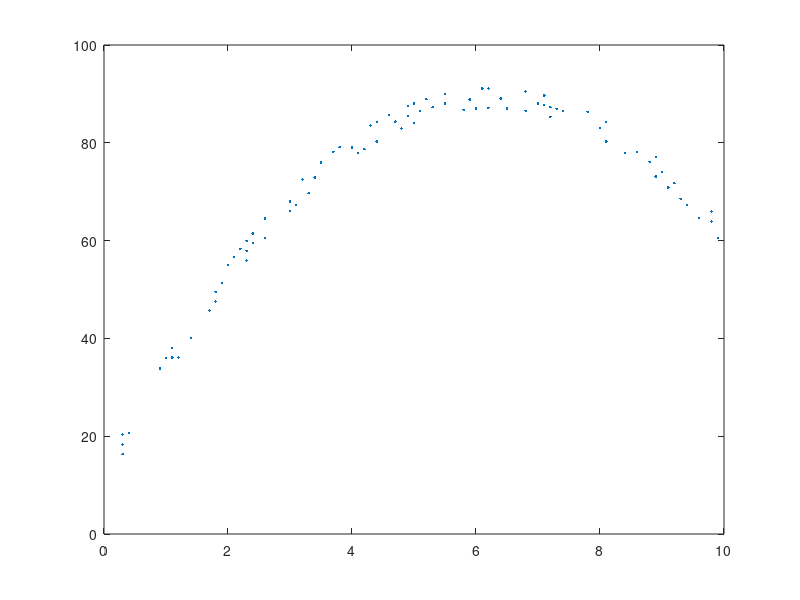
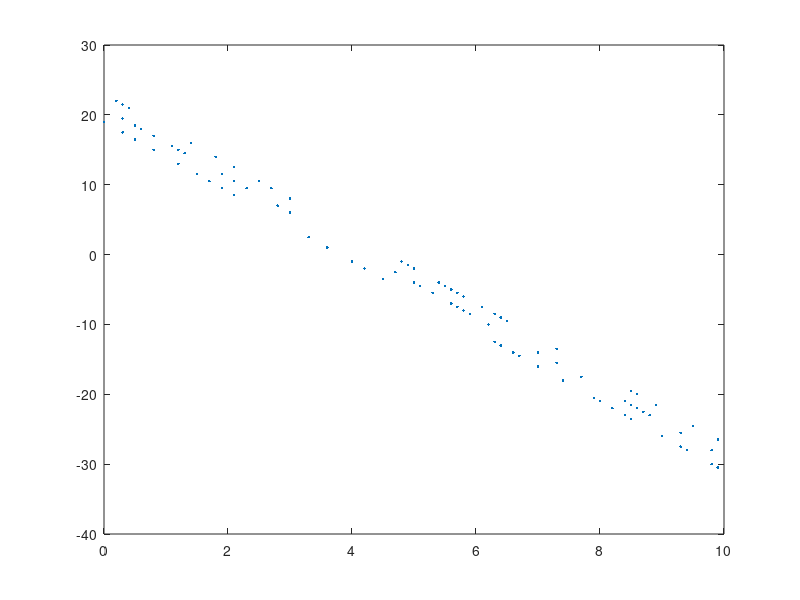

Reproduce these figures in MATLAB, in order.
%% Data Set 1
%%%%%  data 1  %%%%%
t = [6.4 3.8 8.1 5.3 3.5 9.4 8.8 5.5 6.2 5.9 2.1 3.0 4.7 2.3 8.4 1.9 ...
     2.3 1.7 2.3 4.4 3.1 9.2 4.3 1.8 9.0 9.8 4.4 1.1 2.6 4.1 5.9 2.6 ...
     6.0 7.1 2.2 1.2 3.0 3.2 4.2 5.1 0.9 2.6 8.0 0.3 9.3 7.3 4.9 5.8 ...
     2.4 4.6 9.6 5.5 5.2 2.3 4.9 6.2 6.8 4.0 3.7 9.9 0.4 8.9 9.1 8.0 ...
     1.0 2.6 3.4 6.8 1.4 7.2 1.1 6.5 4.9 7.8 7.2 9.0 8.9 3.3 7.0 2.0 ...
     0.3 7.4 5.0 4.8 9.0 6.1 6.2 8.6 8.1 5.8 1.8 2.4 8.9 0.3 4.9 1.7 ...
     9.8 7.1 5.0 4.7]';
f = [89.08 79.12 80.28 87.32 76.00 67.28 76.12 90.00 87.12 88.88 ...
     56.68 66.00 84.32 59.92 77.88 51.28 59.92 45.72 57.92 84.28 ...
     67.28 71.72 83.52 47.52 74.00 65.92 80.28 36.08 64.48 77.88 ...
     88.88 64.48 87.00 87.68 58.32 36.12 68.00 72.52 78.72 86.48 ...
     33.88 60.48 83.00 20.32 68.52 86.92 87.48 86.72 59.48 85.68 ...
     64.68 88.00 88.92 55.92 85.48 91.12 86.52 79.00 78.12 60.48 ...
     20.68 77.08 70.88 83.00 36.00 60.48 72.88 90.52 40.08 87.32 ...
     38.08 87.00 85.48 86.32 85.32 74.00 77.08 69.72 88.00 55.00 ...
     16.32 86.48 88.00 82.92 74.00 91.08 87.12 78.08 84.28 86.72 ...
     49.52 61.48 73.08 18.32 87.48 45.72 63.92 89.68 84.00 84.32]';
 size_t = size(t);
 figure(1)
 plot(t,f,'.');
 for i = 1:2
     for j= 1:size_t(1)
         
         if i == 1
            L(j,i) = 1;
         end

         if i == 2
             L(j,i) = t(j);
         end

     end
     
 end
 
 for i = 1:3
     for j= 1:size_t(1)
         
         if i == 1
            Q(j,i) = 1;
         end

         if i == 2
             Q(j,i) = t(j);
         end
         
         if i == 3
             Q(j,i) = t(j)*t(j);
         end

     end
     
 end
 
 d1_linear_x = L\f;
 d1_quadratic_x = Q\f;
 d1_norm_linear = norm(f-L*d1_linear_x);
 d1_norm_quadratic = norm(f-Q*d1_quadratic_x);
%% Data Set 2
%%%%%  data 2  %%%%%
t2 = [8.5 5.6 9.3 7.0 5.8 8.2 8.8 9.9 0.0 8.7 6.1 9.9 5.3 4.8 8.0 2.3 ...
     5.0 9.0 5.7 8.5 7.4 5.9 2.5 6.7 0.8 6.3 6.6 7.3 8.9 9.8 7.7 5.8 ...
     9.3 5.8 0.2 1.2 8.6 4.8 8.4 2.1 5.5 6.3 0.3 6.1 3.6 0.5 4.9 1.9 ...
     1.2 2.1 1.5 1.9 0.4 6.4 2.8 5.4 7.0 5.0 5.4 4.5 1.2 4.9 8.5 8.7 ...
     2.7 2.1 5.6 6.4 4.2 2.1 9.5 0.8 1.1 1.4 1.7 6.2 5.7 0.5 9.3 7.3 ...
     7.4 0.6 8.6 9.3 9.8 8.6 7.9 5.1 1.8 4.0 1.3 0.3 9.4 3.0 3.0 3.3 ...
     4.7 6.5 0.3 8.4]';
f2 = [-21.5 -5.0 -27.5 -14.0 -6.0 -22.0 -23.0 -26.5 19.0 -22.5 -7.5 ...
     -30.5 -5.5 -1.0 -21.0 9.5 -2.0 -26.0 -7.5 -19.5 -18.0 -8.5    ...
     10.5 -14.5 17.0 -8.5 -14.0 -15.5 -21.5 -30.0 -17.5 -6.0 -27.5 ...
     -8.0 22.0 13.0 -22.0 -1.0 -23.0 10.5 -4.5 -12.5 19.5 -7.5 1.0 ...
     18.5 -1.5 9.5 15.0 12.5 11.5 11.5 21.0 -13.0 7.0 -4.0 -16.0   ...
     -4.0 -4.0 -3.5 15.0 -1.5 -23.5 -22.5 9.5 8.5 -7.0 -9.0 -2.0   ...
     10.5 -24.5 15.0 15.5 16.0 10.5 -10.0 -5.5 16.5 -25.5 -13.5    ...
     -18.0 18.0 -20.0 -27.5 -28.0 -20.0 -20.5 -4.5 14.0 -1.0 14.5  ...
     21.5 -28.0 6.0 8.0 2.5 -2.5 -9.5 17.5 -21.0]';
 
 figure(2)
 plot(t2,f2,'.');
 size_t2 = size(t2);
 for i = 1:2
     for j= 1:size_t2(1)
         
         if i == 1
            L2(j,i) = 1;
         end

         if i == 2
             L2(j,i) = t2(j);
         end

     end
     
 end
 
 for i = 1:3
     for j= 1:size_t2(1)
         
         if i == 1
            Q2(j,i) = 1;
         end

         if i == 2
             Q2(j,i) = t2(j);
         end
         
         if i == 3
             Q2(j,i) = t2(j)*t2(j);
         end

     end
     
 end
 
 d2_linear_x = L2\f2;
 d2_quadratic_x = Q2\f2;
 d2_norm_linear = norm(f2-(L2*d2_linear_x));
 d2_norm_quadratic = norm(f2-(Q2*d2_quadratic_x));
 
 %% Results
 
 disp('For data set 1 i beleive that it best fit the quadratic model.');
 disp('This is because both the graph ( figure 1 ) and d1_norm_quadratic.');
 disp('The best fit function would be y = 11.0680 + 25.0841x - 2.0150x^2');
 
 disp(' ');
 disp('For data set 2 i beleive that it best fit the linear model.');
 disp('This is because the graph ( figure 2 ) shows a linear liine.');
 disp('The norm for this data set shows it being closer to quadrati by about .4');
 disp('but i beleive that based on the graph and small differnce that is likely caused by a few misleading points that the best fit is linear');
 disp('The best fit function would be y = 21.1568 - 5.0303x');